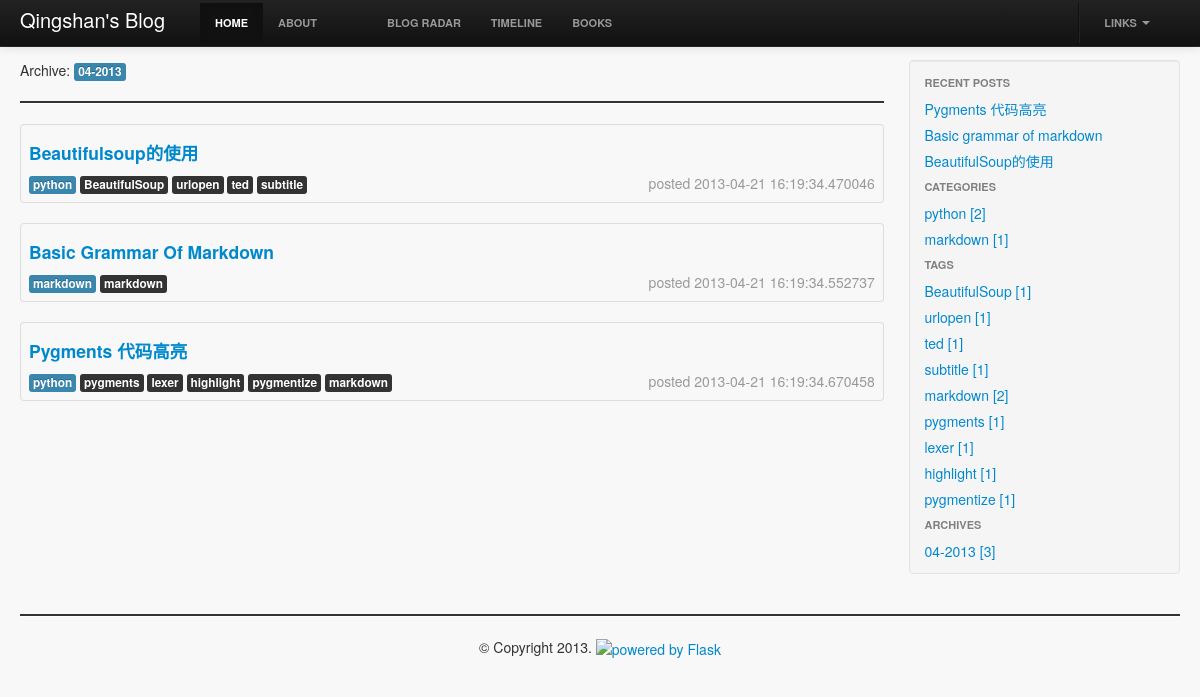
The app's page /archive/04-2013 with its own data.
### app/models.py (models this page shows, shortened)
class Post(db.Model):
    id = db.Column(db.Integer, primary_key=True)
    title = db.Column(db.String(256))
    body = db.Column(db.Text(1024))
    publish_date = db.Column(db.DateTime)
    category_id = db.Column(db.Integer, db.ForeignKey('category.id'))
    category = db.relationship('Category', backref=db.backref('posts'))
    tags = db.relationship('Tag', secondary=tags, backref=db.backref('posts'))

class Category(db.Model):
    id = db.Column(db.Integer, primary_key=True)
    name = db.Column(db.String(64))

class Tag(db.Model):
    id = db.Column(db.Integer, primary_key=True)
    name = db.Column(db.String(64))

### app/views.py (the view)
@app.route('/archive/<archive_period>')
def archive(archive_period):
    posts = Post.query.filter(func.strftime("%m-%Y", Post.publish_date) == archive_period)
    return render_template('archive.html', **dict(locals(), **_contents()))

### app/views.py (called while the page is built)
def _contents():
    categories = Category.query.all()
    tags = Tag.query.all()
    func_strftime = func.strftime("%m-%Y", Post.publish_date)
    archives = db.session.query(func_strftime, func.count(Post.id)).group_by(func_strftime).all()
    recent_posts = Post.query.order_by(Post.publish_date.desc()).limit(5)
    return locals()   # {'categories': categories, 'tags': tags, 'archives': archives, 'recent_posts': recent_posts}

### app/templates/archive.html
{% extends 'base.html' %}
{% block blog_content %}
    <div class="row-fluid ">
    <span >
        <span >Archive</span>:
        <span class="label label-info">{{ archive_period }}</span>
    </span>
    <hr>
    </div>
    {% for post in posts %}
        {% include 'post_index.html' %}
    {% endfor %}
{% endblock blog_content %}

### app/templates/post_index.html
<table class="table table-bordered table-hover">
    <tbody>
    <tr class="row-fluid">
        <td>
            <h4><a href="{{ url_for('blog', blog_title=post.title) }}">{{ post.title | title }}</a></h4>
            <span class="label label-info well-small">{{ post.category.name }}</span>
            {% for tag in post.tags %}
                <span class="label label-inverse">{{ tag.name }}</span>
            {% endfor %}
            <span class="muted pull-right">posted {{ post.publish_date }}</span>
        </td>
    </tr>
    </tbody>
</table>

### app/templates/side_bar.html
<div class="well sidebar-nav ">
    <ul class="nav nav-list ">
        <li class="nav-header nav-stacked">Recent Posts</li>
        {% for post in recent_posts %}
            <li><a href="{{ url_for('blog', blog_title = post.title) }}">{{ post.title }}</a></li>
        {% endfor %}
    </ul>
    <ul class="nav nav-list ">
        <li class="nav-header">Categories</li>
        {% for category in categories %}
            <li class="control-list">
                <a href="{{ url_for('category', category_name=category.name) }}">
                    {{ category.name }}  [{{ category.posts | length }}]
                </a>
            </li>
        {% endfor %}
    </ul>
    <ul class="nav nav-list ">
        <li class="nav-header">Tags</li>
        {% for tag in tags %}
            <li>
                <a href="{{ url_for('tag', tag_name = tag.name) }}">
                    <span>{{ tag.name }}</span>
                    <span class="">[{{ tag.posts | length }}]</span></a>
            </li>
        {% endfor %}
    </ul>
    <ul class="nav nav-list ">
        <li class="nav-header">Archives</li>
        {% for archive in archives %}
            <li>
                <a href="{{ url_for('archive', archive_period = archive[0]) }}">
                    {{ archive[0] }} [{{ archive[1] }}]
                </a>
            </li>
        {% endfor %}
    </ul>
</div>

### app/static/css/layout.css (style rules this page uses)
body { padding-top: 60px; padding-bottom: 40px; }
.sidebar-nav { padding: 9px 0; }
li.nav-header { color: graytext; }
hr { border-top: 2px solid ; }

### app/static/css/sytax.css (style rules this page uses)
body { background: #f8f8f8; }

### records on screen
Post: title "Beautifulsoup的使用", category.name "python", publish_date "2013-04-21 16:19:34.470046", title "BeautifulSoup的使用"
Tag: name "BeautifulSoup", posts|length "1"
Tag: name "urlopen", posts|length "1"
Tag: name "ted", posts|length "1"
Tag: name "subtitle", posts|length "1"
Post: title "Basic Grammar Of Markdown", category.name "markdown", publish_date "2013-04-21 16:19:34.552737", title "Basic grammar of markdown"
Tag: name "markdown", posts|length "2"
Post: title "Pygments 代码高亮", category.name "python", publish_date "2013-04-21 16:19:34.670458"
Tag: name "pygments", posts|length "1"
Tag: name "lexer", posts|length "1"
Tag: name "highlight", posts|length "1"
Tag: name "pygmentize", posts|length "1"
Category: name "python", posts|length "2"
Category: name "markdown", posts|length "1"

### other values on screen
{{ caption|e }} "HOME" "ABOUT"
{{ caption|e }} "BLOG RADAR" "TIMELINE" "BOOKS"
{{ archive_period }} "04-2013"
{{ archive[0] }} "04-2013"
{{ archive[1] }} "3"
